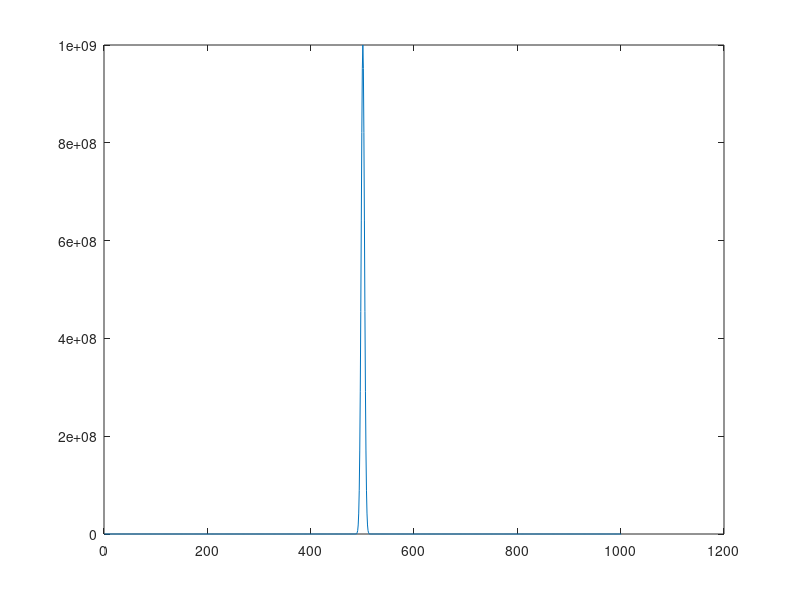

Here is the MATLAB script that generated this plot: (Note: this script raises an error after producing the figure.)
%% lab6

%% Q1
% intuitive calculation done on paper

%% Q2
clc
clear all
close all

x_end = 1e-6;
x_step = 1e-9;
x = 0:x_step:x_end;
sigma = 50e-9;
X = length(x);
freq = 1/x_step
dx = 1e-11;  % (k/x=0 = inf)
Fs = 2*freq; % sampling frequency
k = linspace(0,Fs, X);

% resolution = 1001. same as res of x
% range = [10^6, 10^11]

% x(i)*k(i) = 2*pi for all i

psi = (1/sqrt(2*pi*sigma^2))*exp((-(x-x(500)).^2)/(2*sigma^2));
figure(1)
PSI = fft(psi);
PSI_SHIFT = fftshift(PSI);
plot(abs(PSI_SHIFT))
sigma_k = 1/sigma_x;
%% Q3
% solution of type
% psi = A*exp(-alpha*x)
% where alpha = sqrt((2m*(V-E))/hbar^2) is the transition prob

%% Task
clc;
clear all
close all

N = 400;
len = 100;
k0 = 2; % radm-1
sigma_k = 0.2; % radm-1
x = linspace(0,len,N);
k = linspace(-2*pi,2*pi, N);
x0 = 25;
T = 30;
dt = 0.5;
time = 0:dt:T;
% construct energy barrier at [55, 65]m 
height = 1;  % where you can change the height
EB = height*(heaviside(x-55) - heaviside(x-65)); 

% construct psi in frequency domain
psi_k = zeros(1,N);
for i = 1:N
    psi_k(i) = (1/sqrt(2*pi*sigma_k^2))*exp(-((k(i)-k0)^2)/(2*sigma_k^2));
end
% coulomb potential
V = diag(EB); 

% construct Hamiltonian
m = 1; % using natural units
hbar = 1; 
dx = x(2) - x(1);
L = (hbar^2)/(2*m);
H = zeros(N+1, N+1);
e = ones(N,1);
S = spdiags([e -2*e e],-1:1 ,N,N);
H = full(S);
laplacian = (1/dx^2).*H;
H = V + L*laplacian;

% initialize ket vector

psi_x = ifft(psi_k);
psi_x = circshift(psi_x, min(find(x > 25)));
hold on
subplot(3,1,1)
plot(x, abs(psi_x));
subplot(3,1,2)
plot(x,EB);
hold off;

% time evolution

psi = zeros(N,length(time));
psi(:,1) = psi_x;
U = expm(-1i * H * dt);



for i = 2:length(time)
    psi(:,i) = U * psi(:,i-1);
    subplot(3,1,3)
    plot(x, real(abs(psi(:,i))))
    hold on
end
hold off